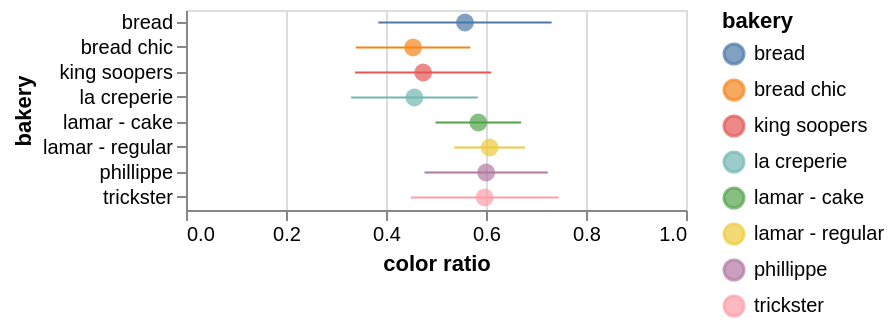

The code cell stored with this chart in its notebook:
### Code cell
mu = (
    alt.Chart(color_ratio_plot_data)
    .mark_point(filled=True, size=80)
    .encode(
        x=alt.X('ratio_mean', title="color ratio").scale(domain=[0, 1]),
        color='bakery',
        y='bakery',
    )
    .properties(width=250, height=100)
)

sd = (
    alt.Chart(color_ratio_plot_data)
    .mark_line()
    .encode(
        x='ratio_low',
        x2='ratio_high',
        color='bakery',
        y='bakery',
    )
)

(sd + mu).display()

### Figure 1 — Vega-Lite specification as saved in the notebook (floating-point values rounded to 4 significant figures)
{"config": {"view": {"continuousWidth": 300, "continuousHeight": 300}}, "layer": [{"mark": {"type": "line"}, "encoding": {"color": {"field": "bakery", "type": "nominal"}, "x": {"field": "ratio_low", "type": "quantitative"}, "x2": {"field": "ratio_high"}, "y": {"field": "bakery", "type": "nominal"}}}, {"mark": {"type": "point", "filled": true, "size": 80}, "encoding": {"color": {"field": "bakery", "type": "nominal"}, "x": {"field": "ratio_mean", "scale": {"domain": [0, 1]}, "title": "color ratio", "type": "quantitative"}, "y": {"field": "bakery", "type": "nominal"}}}], "data": {"name": "data-29ce2659f2ba4938600165ec2bb46cee"}, "height": 100, "width": 250, "$schema": "https://vega.github.io/schema/vega-lite/v6.4.1.json", "datasets": {"data-29ce2659f2ba4938600165ec2bb46cee": [{"bakery": "bread", "ratio_mean": 0.5579, "ratio_low": 0.3846, "ratio_high": 0.7312}, {"bakery": "bread chic", "ratio_mean": 0.4542, "ratio_low": 0.3395, "ratio_high": 0.5688}, {"bakery": "king soopers", "ratio_mean": 0.4743, "ratio_low": 0.3381, "ratio_high": 0.6106}, {"bakery": "la creperie", "ratio_mean": 0.4568, "ratio_low": 0.3302, "ratio_high": 0.5834}, {"bakery": "lamar - cake", "ratio_mean": 0.5847, "ratio_low": 0.4991, "ratio_high": 0.6703}, {"bakery": "lamar - regular", "ratio_mean": 0.6072, "ratio_low": 0.5361, "ratio_high": 0.6782}, {"bakery": "phillippe", "ratio_mean": 0.6003, "ratio_low": 0.4771, "ratio_high": 0.7235}, {"bakery": "trickster", "ratio_mean": 0.5973, "ratio_low": 0.4495, "ratio_high": 0.7451}]}}
